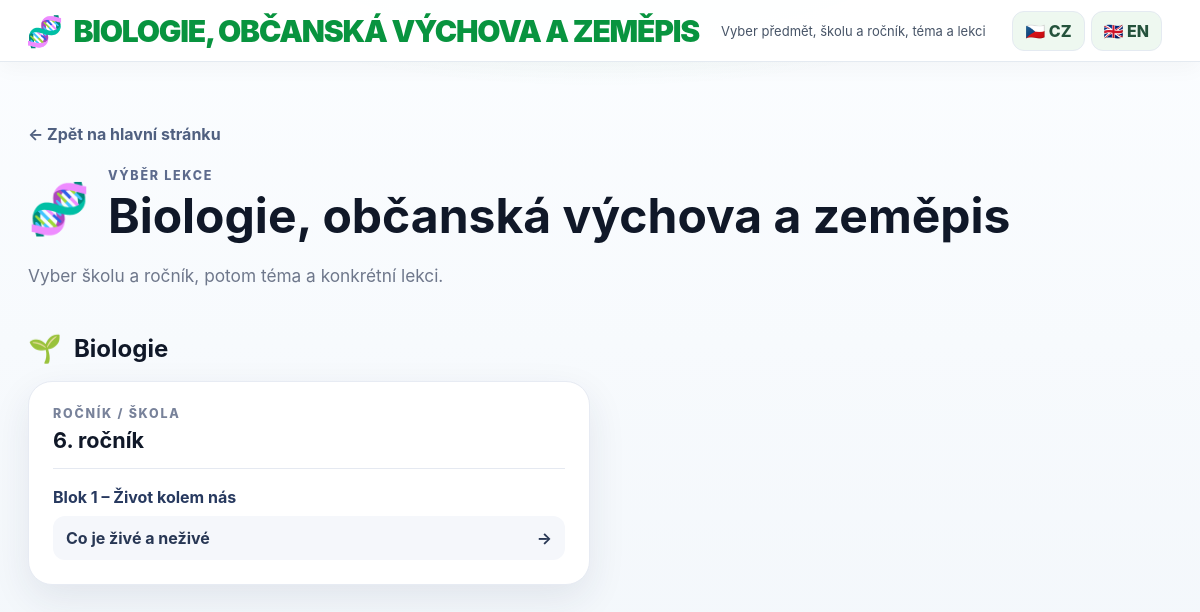
Before: /catalog/bio-obc (signed in) with the older database file.
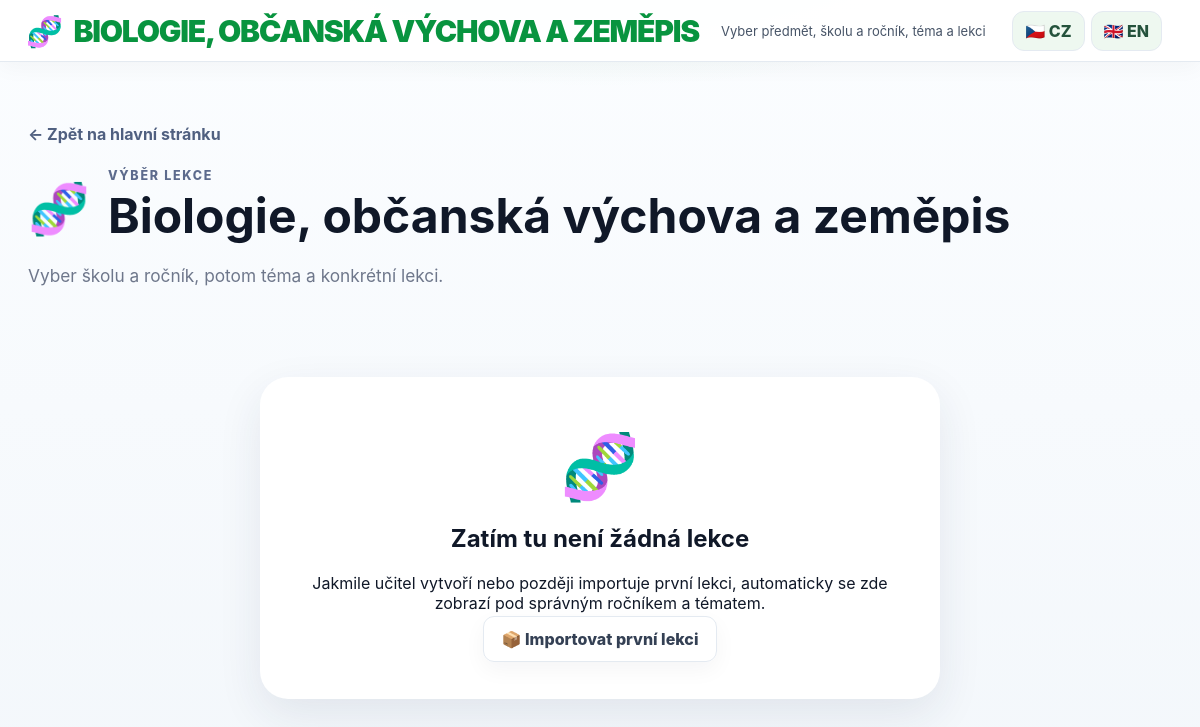
After: the same page with the newer database file.
### app.py (models this page shows)
class Subject(db.Model):
    id = db.Column(db.Integer, primary_key=True)
    name = db.Column(db.String(120), nullable=False)
    icon = db.Column(db.String(20), default='🌱')

class Grade(db.Model):
    id = db.Column(db.Integer, primary_key=True)
    subject_id = db.Column(db.Integer, db.ForeignKey('subject.id'), nullable=False)
    name = db.Column(db.String(60), nullable=False)
    subject = db.relationship('Subject', backref='grades')

class Block(db.Model):
    id = db.Column(db.Integer, primary_key=True)
    grade_id = db.Column(db.Integer, db.ForeignKey('grade.id'), nullable=False)
    title = db.Column(db.String(160), nullable=False)
    order = db.Column(db.Integer, default=1)
    grade = db.relationship('Grade', backref='blocks')

class Lesson(db.Model):
    id = db.Column(db.Integer, primary_key=True)
    block_id = db.Column(db.Integer, db.ForeignKey('block.id'), nullable=False)
    title = db.Column(db.String(200), nullable=False)
    title_en = db.Column(db.String(200), default='')
    tip = db.Column(db.Text, default='')
    tip_en = db.Column(db.Text, default='')
    hero_image = db.Column(db.String(255), default='')
    hero_image_en = db.Column(db.String(255), default='')
    order = db.Column(db.Integer, default=1)
    is_published = db.Column(db.Boolean, default=True)
    block = db.relationship('Block', backref='lessons')

### app.py (the view)
@app.route('/catalog/<kind>')
def subject_catalog(kind):
    r = require_login()
    if r: return r
    filters = {
        'bio-obc': lambda q: q.filter(db.or_(Subject.name.ilike('%bio%'), Subject.name.ilike('%občan%'), Subject.name.ilike('%obcan%'), Subject.name.ilike('%zeměpis%'), Subject.name.ilike('%zemepis%'), Subject.name.ilike('%geog%'))),
        'fyzika': lambda q: q.filter(Subject.name.ilike('%fyz%')),
        'matematika': lambda q: q.filter(Subject.name.ilike('%matemat%')),
        'informatika': lambda q: q.filter(Subject.name.ilike('%informat%')),
    }
    if kind not in filters:
        return 'Neznámý předmět', 404
    q = Subject.query
    subjects = filters[kind](q).order_by(Subject.name).all()
    titles = {
        'bio-obc': ('Biologie, občanská výchova a zeměpis', '🧬'),
        'fyzika': ('Fyzika', '⚛️'),
        'matematika': ('Matematika', '➗'),
        'informatika': ('Informatika', '💻'),
    }
    title, icon = titles[kind]
    interactive_groups = interactive_groups_for(kind) if kind in ('bio-obc', 'fyzika', 'matematika', 'informatika') else []
    informatics_lessons = InformaticsLesson.query.filter_by(is_published=True).order_by(
        InformaticsLesson.school, InformaticsLesson.grade_name, InformaticsLesson.topic, InformaticsLesson.title
    ).all() if kind == 'informatika' else []
    math_lessons = MathLesson.query.filter_by(is_published=True).order_by(
        MathLesson.school, MathLesson.grade_name, MathLesson.topic, MathLesson.title
    ).all() if kind == 'matematika' else []
    return render_template(
        'catalog.html',
        course={'subject': title, 'grade':'', 'block':'', 'icon':icon},
        lesson=None,
        subjects=subjects,
        interactive_groups=interactive_groups,
        informatics_lessons=informatics_lessons,
        math_lessons=math_lessons,
        kind=kind,
        title=title,
        icon=icon
    )

### app.py (called while the page is built)
def current_lang():
    lang = session.get('lang', 'cs')
    return lang if lang in ('cs','en') else 'cs'

def tr(value):
    if value is None: return ''
    return I18N.get(current_lang(), {}).get(str(value), str(value))

def current_user():
    uid = session.get('uid')
    return db.session.get(User, uid) if uid else None

def require_login():
    if not current_user(): return redirect(url_for('login'))

@app.context_processor
def inject():
    u = current_user()
    last = None
    if u:
        res = Result.query.filter_by(user_id=u.id).order_by(Result.created_at.desc()).first()
        if res: last = {'lesson': res.lesson.title, 'percent': res.percent, 'grade': res.grade, 'score': res.score, 'total': res.total}
    return {'user': u, 'last_result': last, 'lang': current_lang(), 't': tr, 'language_locked': bool(session.get('language_locked'))}

### templates/catalog.html (shortened to what this page needs)
{% extends 'base.html' %}
{% block content %}
<main class="catalog-shell">
  <div class="catalog-head">
    <a class="back-link" href="{{ url_for('portal') }}">← Zpět na hlavní stránku</a>
    <div class="catalog-title"><span>{{ icon }}</span><div><p>VÝBĚR LEKCE</p><h1>{{ title }}</h1></div></div>
    <p class="catalog-intro">Vyber školu a ročník, potom téma a konkrétní lekci.</p>
  </div>
  {% if subjects %}
    {% for s in subjects %}
      <section class="catalog-subject">
        <div class="catalog-subject-name"><span>{{ s.icon }}</span><h2>{{ s.name }}</h2></div>
        <div class="grade-grid">
        {% for g in s.grades|sort(attribute='name') %}
          <article class="grade-card">
            <div class="grade-card-head"><span>ROČNÍK / ŠKOLA</span><h3>{{ g.name }}</h3></div>
            {% for b in g.blocks|sort(attribute='order') %}
              {% set visible = b.lessons|selectattr('is_published')|list %}
              {% if visible or user.role == 'teacher' %}
              <div class="topic-group">
                <h4>{{ b.title }}</h4>
                <div class="topic-lessons">
                {% for l in b.lessons|sort(attribute='order') %}
                  {% if l.is_published or user.role == 'teacher' %}
                    <a href="{{ url_for('lesson', lesson_id=l.id) }}">{{ l.title }}{% if not l.is_published %}<small>archivováno</small>{% endif %}<span>→</span></a>
                  {% endif %}
                {% endfor %}
                </div>
              </div>
              {% endif %}
            {% endfor %}
          </article>
        {% endfor %}
        </div>
      </section>
    {% endfor %}
  {% elif not interactive_groups and not informatics_lessons and not math_lessons %}
    <section class="empty-catalog">
      <div>{{ icon }}</div><h2>Zatím tu není žádná lekce</h2>
      <p>Jakmile učitel vytvoří nebo později importuje první lekci, automaticky se zde zobrazí pod správným ročníkem a tématem.</p>
      {% if user.role == 'teacher' %}
      {% if kind in ['bio-obc', 'fyzika', 'matematika', 'informatika'] %}
        <a class="switch" href="{{ url_for('import_interactive_lesson') }}">📦 Importovat první lekci</a>
      {% else %}
        <a class="switch" href="{{ url_for('new_lesson') }}">➕ Vytvořit první lekci</a>
      {% endif %}
    {% endif %}
    </section>
  {% endif %}
</main>
{% endblock %}

Changed rows visible on the page:
removed Subject: icon "🌱", name "Biologie"
removed Grade: name "6. ročník"
removed Block: title "Blok 1 – Život kolem nás"
removed Lesson: title "Co je živé a neživé"
Other visible differences:
{{ icon }}: (not shown) → "🧬"
text now shown: "Zatím tu není žádná lekce Jakmile učitel vytvoří nebo později importuje první lekci, automaticky se zde zobrazí pod správným ročníkem a tématem. 📦 Importovat první lekci"
